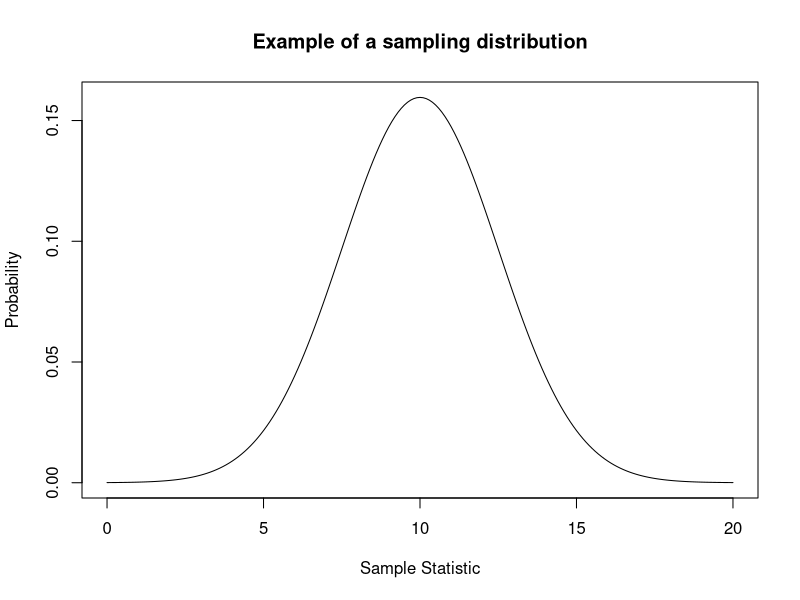
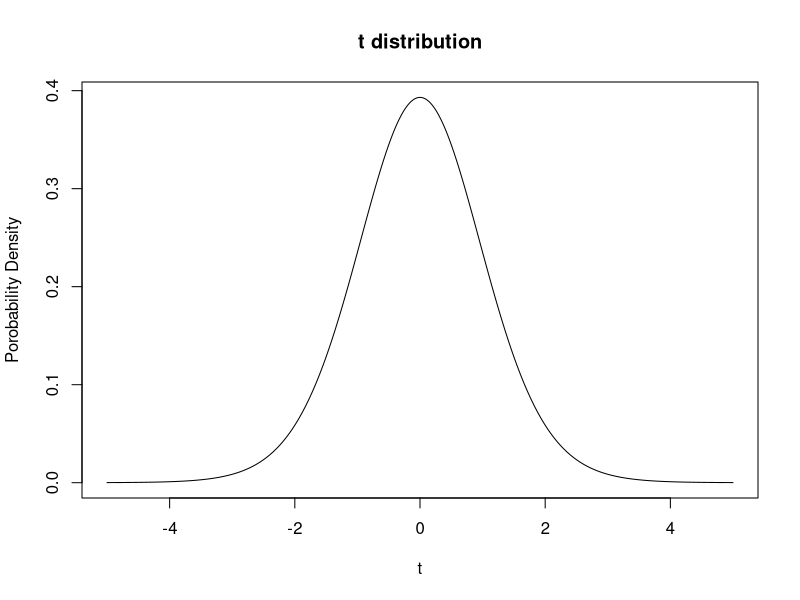

These charts were generated, in order, by the following R code: (Note: this script raises an error after producing the figures.)
## ---- chunk 1
# lets create a super basic normal distribution to represent a sampling distribution.
# the mean of our distribution will be 10 and the standard deviation will be 2.5. 
x <- seq(0, 20, by = .1)
y <- dnorm(x, mean = 10, sd = 2.5)

# now we plot the distribution using plot(). 
plot(x,y,type='l', main="Example of a sampling distribution", ylab='Probability',
     xlab='Sample Statistic')

# Now lets draw a single point from an identical sampling distribution using the rnorm function
# If you are not familiar with rnorm, try running help(rnorm) and see what comes up

#Now lets draw a bunch of points from an idential distribution and see what they look like using the 
#hist() function. Try help(hist) if stuck.
## ---- chunk 2
#What does our t distribution look like?
x=seq(-5,5,by=0.001)
tdistr=dt(x,17)
plot(x,tdistr,type="l",main="t distribution",xlab="t",ylab="Porobability Density") 

# Look at the plot, and then add the code below to your plot to create a rejection region. 
# + polygon(c(x[x>=1.75], max(x), 1.75), c(tdistr[x>=1.75], 0, 0), col="red") #


## ---- chunk 3
# First set the sample size we are going to use when we draw our sample. Let's do 20 replicates and call 
# the variable n


# create a sample to use via the rnorm command. Give it a mean of 10 and a standard deviation of 2.5
# plot it in a histogram using hist() to take a look at the data.
x=

#Quickly remake the t distribution, by copying the code we used last time. 

# what's our t value and where is it on the distribution?  What do you predict for the result of
# the test?
obs_t=(mean(x)-10)/(sd(x)/sqrt(length(x)))

# R's t test function is called t.test

# do the t.test:

# There are a lot of outputs, but for our purposes we want to focus on 
# the p-value. 
## ---- chunk 4
N_iter=20000
h_out=0
alpha=0.05
for (i in 1:N_iter){
  x=rnorm(n, mean=10, sd=2.5)
  p=t.test(x,mu=10,alternative="g")[["p.value"]]
  if (p < alpha){
  h_out=h_out+1
  }
  }
# So what's the rate of type I error?

h_out/N_iter

# It should be close to our significance level!  If H0 is true and we
# reject the Null we are out in the tail of distribution by chance.  And
# alpha is the probability of that!

# Ok that's all for now.  Go back to slides.
## ---- chunk 5
# first make 2 large samples, lets say 200 and 400 samples each. 
# The mean of x will be 10 and the mean of y will be 11. 
x=
y=

# Look at them using hist().

# very cute, but let's reduce the number of data points to make this a
# little more messy, I mean realistic. Lets do sample sizes of 20 and 40.

x=
y=

# Look at them.

hist(x)
hist(y)
## ---- chunk 6
# Here I made the variances equal.  In practice if we are using a two
# sample t test and allowing ourselves to assume equal variances then we
# compute what is called the pooled standard deviation.  

sp=((length(x)-1)*sd(x)^2+(length(y)-1)*sd(y)^2)/(length(x)+length(y)-2)
sp=sqrt(sp)

# and then we need to think about our H0 for a moment.

# let's say our H0 is that the population means are equal.  ie mu1=mu2.  So
# we can calculate our t statistic as follows:
  
obs_t=(mean(x)-mean(y))/sqrt((sp^2)/length(x)+(sp^2)/length(y))

# Now we need to think about our Ha.  Let's say we thought it might be the
# case that mu1 < mu2, That means our t stat would be out there in the left
# tail of the distribution.  Think about an extreme case where we would feel confident
# in saying mu1 < mu2.  Imagine mu1 was 0 and
# mu2 was 1000.  If the samples were large and xbar ~mu1 and ybar ~mu2 then
# tstat would be large and negative! This means to the left.

# ok so what does our t distribution look like?  Where does our observed
# value of t land?  What does that imply for our testing?

tdistr=dt(seq(-5,5,by=.1),length(x)+length(y)-2)
plot(seq(-5,5,by=.1),tdistr,type="l",main="t distribution, 2 samp test example",xlab="",ylab="")

# Ok now use the t.test to confirm our suspicions. look through the help file and figure out how to set 
# the variances as equal



# Note the test can also be done without assuming the variances are equal

# In this case the t stat is a bit easier to calculate, just as we had in
# the presentation.  No pooled sd.  However this test is less accurate than 
# a testmade with the assumption of equal variances.

# Due to this approximation the test stat is only approximately t
# distributed so you only get approximately alpha significance.

# back to slides for a moment
## ---- chunk 7
# ok we need two samples again.

x=
y=

# same number of data points this time.

# ok, so what are our diffs?
  
the_diffs=

# What's our H0.  Let's say it is that the means are equal again.

# what's our t stat?

obs_t=mean(the_diffs)/(sd(the_diffs)/sqrt(length(the_diffs)))

# what does our t distribution look like? Where is our observed t value?
# What's the likely outcome of our test?

tdistr=dt(seq(-5,5,by=.1),length(the_diffs)-1)
plot(seq(-5,5,by=.1),tdistr,type="l",main="t distribution, paired test example",xlab="",ylab="")

# What's our Ha?  Let's say that it is mu1<mu2, so we need to look at a
# rejection region in the left tail of the distribution.

# ok do the test.  it's t.test again but this time we are going to specify that they are paired. 
